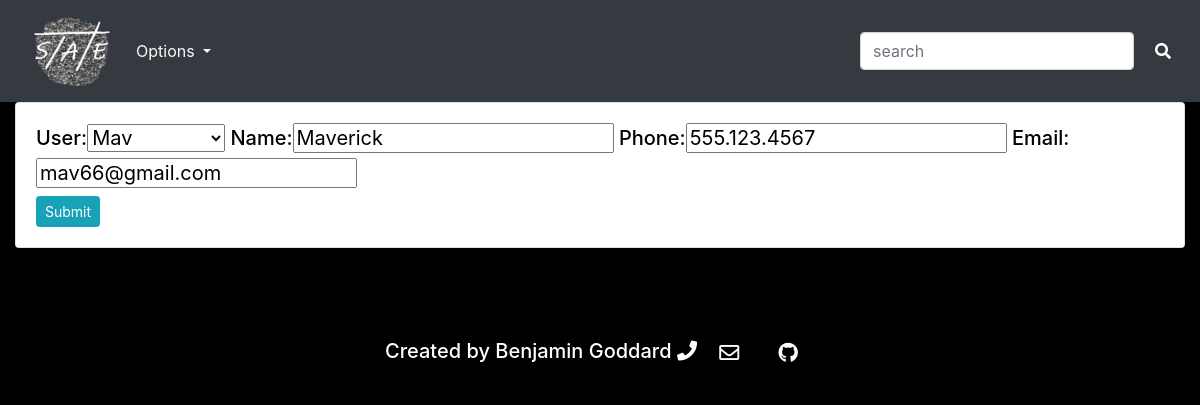
The page /update_customer/1/ (signed in) on the database its author committed.
### accounts/models.py (models this page shows, shortened)
class Customer(models.Model):
    THEME = (
        ('Light', 'Light'),
        ('Dark', 'Dark')
    )
    user = models.OneToOneField(User, null=True, on_delete=models.CASCADE)
    name = models.CharField(max_length=200, null=True, blank=True)
    phone = models.CharField(max_length=200, null=True, blank=True)
    email = models.CharField(max_length=200, null=True, blank=True)
    date_created = models.DateTimeField(auto_now_add=True, null=True)
    theme = models.CharField(max_length=200, null=True, default='Dark', choices=THEME)

### accounts/views.py (the view)
# urls.py: path('update_customer/<str:pk>/', views.update_customer, name="update_customer"),
@login_required(login_url='login')
def update_customer(request, pk):
    customer = Customer.objects.get(id=pk)
    form = CustomerForm(instance=customer)
    if request.method == "POST":
        form = CustomerForm(request.POST, instance=customer)
        if form.is_valid():
            form.save()
            return redirect('/dashboard/')
    context = {
        'customer': customer,
        'form': form,
    }
    return render(request, 'accounts/customer_form.html', context)

### accounts/forms.py
class CustomerForm(ModelForm):
    class Meta:
        model = Customer
        fields = ['user', 'name', 'phone', 'email']

### accounts/templates/accounts/customer_form.html (shortened to what this page needs)
{% extends 'accounts/main.html' %}
{% load static %}
{% block content %}
<div class="card card-body">
    <form action="" method="POST" style="color: black">
        <h5>{{form}}</h5>
        <input class="btn btn-sm btn-info" type="submit" name="Submit">
    </form>
</div>
{% endblock %}

### static/css/theme_dark.css (style rules this page uses)
#body { background-color: black; }

### rows shown on the page
Customer: user "Mav", name "Maverick", phone "555.123.4567", email "mav66@gmail.com"
